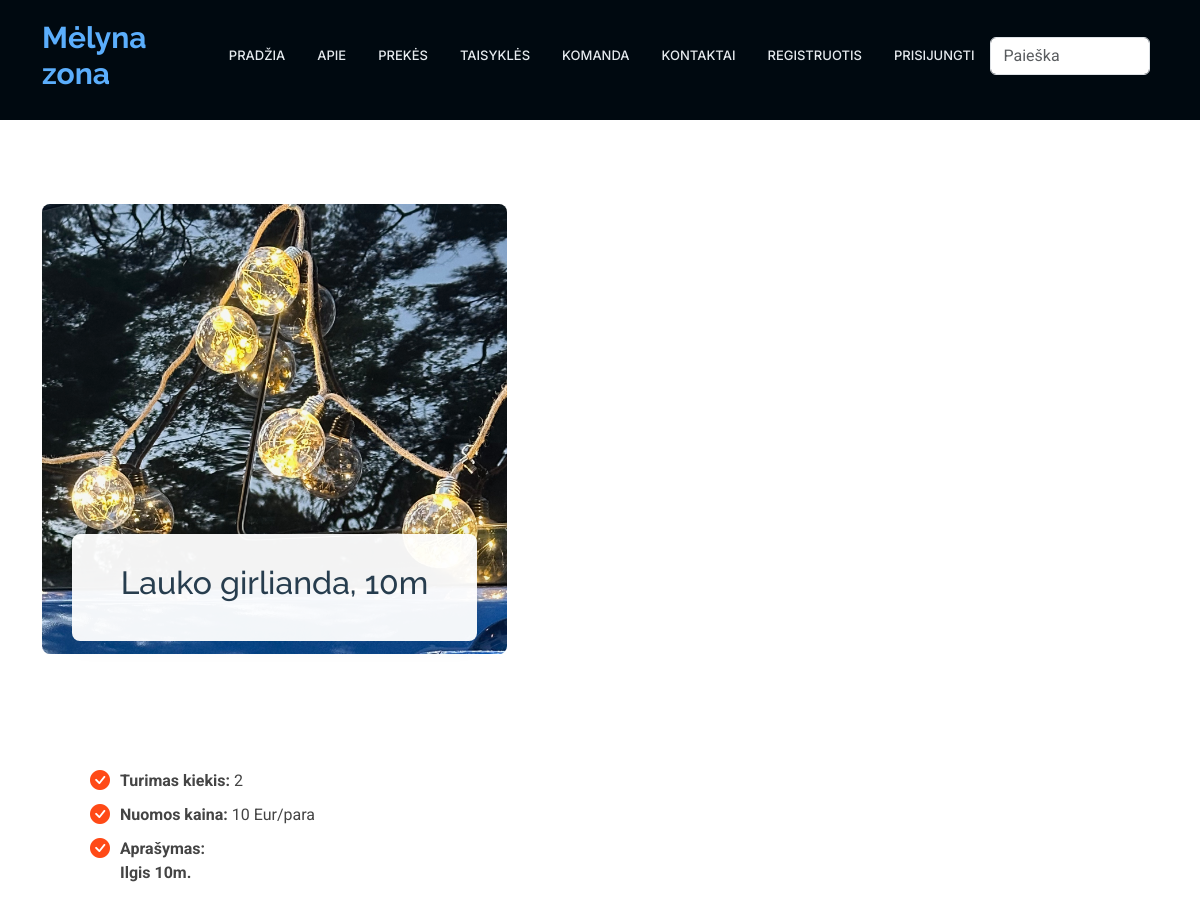
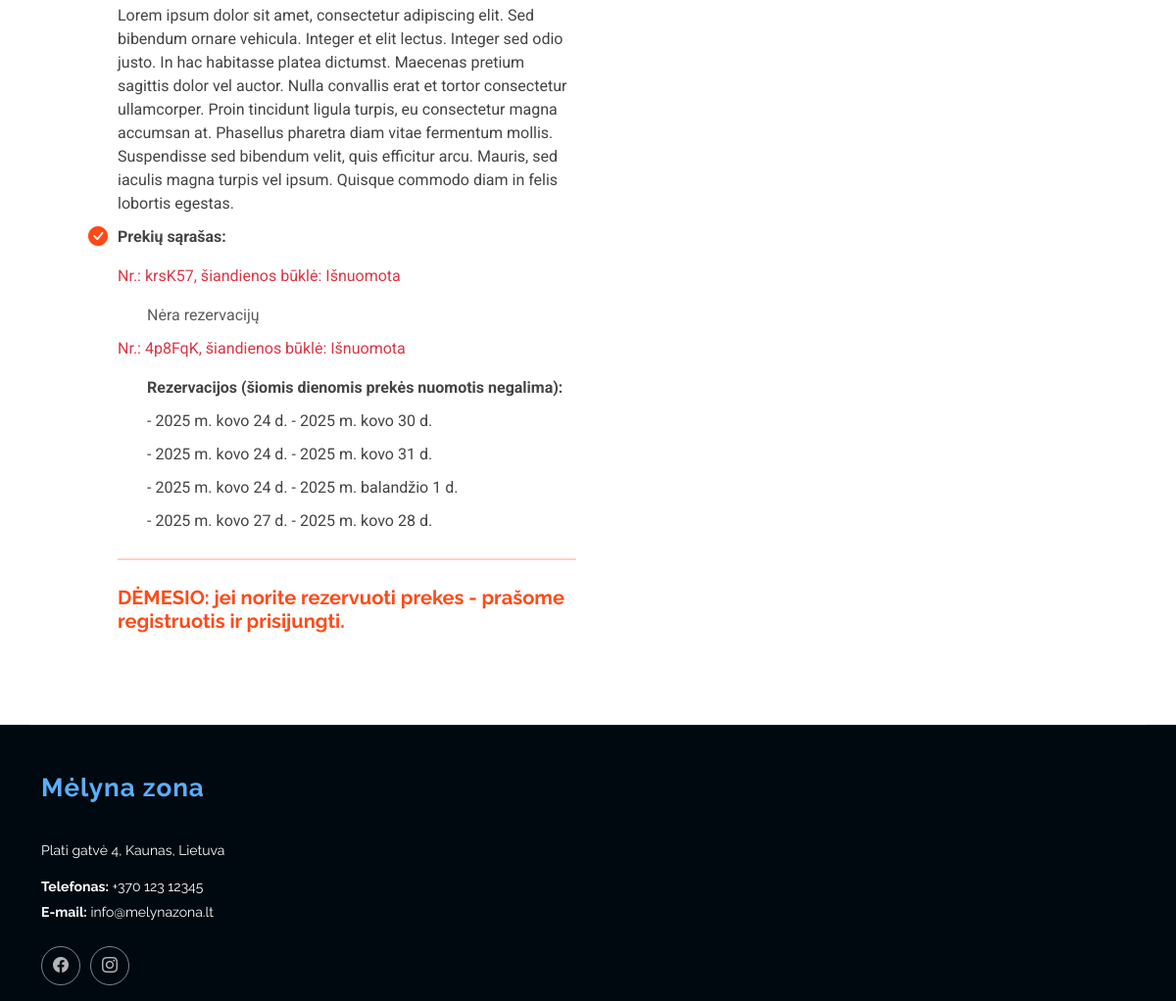
Page /rent/product/11 on the committed database (2 pictures, top to bottom).
### rent/models.py (models this page shows, shortened)
class Product(models.Model):
    name = models.CharField(verbose_name="Pavadinimas", max_length=100)
    price = models.IntegerField(verbose_name="Kaina", null=True, blank=True, help_text="Paros nuomos kaina")
    description = HTMLField(verbose_name="Aprašymas", max_length=1000, help_text='Trumpas produkto aprašymas', null=True, blank=True, default="")
    inv_no = models.CharField(verbose_name="Invenorizacijos numeris", max_length=100, null=True, blank=True, unique=True,
                              help_text="Veskite invenorizacijos numerį")
    quantity = models.IntegerField(verbose_name="Kiekis", null=True, blank=True, help_text="Kiekis")
    group = models. ForeignKey(to="Group", on_delete=models.SET_NULL, null=True, blank=True, verbose_name="Produktų grupės", help_text="Parinkite kokia grupei priklauso produktas")
    cover = models.ImageField(verbose_name="Paveikslėlis", upload_to='covers', null=True, blank=True)
    def __str__(self):
        return self.name
    class Meta:
        verbose_name = "Prouktas"
        verbose_name_plural = "Produktai"
        ordering = ['inv_no']

class Status(models.Model):
    uuid = ShortUUIDField(help_text='Unikalus ID vienodams produktams')
    product = models.ForeignKey(to="Product", null=True, blank=True, on_delete=models.CASCADE, verbose_name="Produktas", related_name="product_status")
    customer = models.ForeignKey(to=User, null=True, blank=True, on_delete=models.SET_NULL, verbose_name="Klientas")
    reservations = models.ForeignKey(to="Reservation", on_delete=models.SET_NULL, null=True, blank=True, related_name="status_reservations")
    created_at = models.DateTimeField(auto_now_add=True, null=True, blank=True, verbose_name="Sukurta")
    LOAN_STATUS = (
        ('n', 'Laikinai neprieinama'),
        ('i', 'Išnuomota'),
        ('g', 'Prekę turime sandėlyje.'),
        ('r', 'Rezervuota'),
    )
    condition = models.CharField(max_length=1, choices=LOAN_STATUS, blank=True, default="a", verbose_name="Būsena")
    class Meta:
        ordering = ['due_date']
        verbose_name = "Produkto būsena"
        verbose_name_plural = "Produktų būsenos"
        ordering = ['-pk']

class Reservation(models.Model):
    status = models.ForeignKey(Status, on_delete=models.CASCADE, related_name='reservations_status',null=True, blank=True)
    start_date = models.DateField(verbose_name="Nuomos pradžios data", null=True, blank=True)
    end_date = models.DateField(verbose_name="Nuomos pabaigos datas", null=True, blank=True)
    customer = models.ForeignKey(User, on_delete=models.SET_NULL, null=True, blank=True, verbose_name="Klientas")
    class Meta:
        verbose_name = "Rezervacija"
        verbose_name_plural = "Rezervacijos"
        ordering = ['start_date']

### rent/views.py (the view)
# urls.py: path("product/<int:product_id>", product, name="product"),
def product(request, product_id):
    product = Product.objects.prefetch_related(
        'product_status__reservations_status'  # Susiję rezervacijų duomenys
    ).get(id=product_id)
    context = {
        "product": product,
    }
    return render(request, 'product.html', context)

### rent/templates/product.html (shortened to what this page needs)
{% extends "base2.html" %}
{% load i18n %}
{% load static %}
{% block "content" %}
<section id="product_img" class="services section">
    <div class="container" data-aos="fade-up" data-aos-delay="100">
            <div class="col-xl-5 col-md-6" data-aos="zoom-in" data-aos-delay="200">
                <div class="service-item">
                        {% if product.cover %}
                        <div class="img">
                            <img src="{{ product.cover.url }}" class="img-fluid" alt=""
                                 style="max-width: 600px; height: auto;">
                        </div>
                        {% endif %}
                        <div class="details2">
                            <h2>{{ product }}</h2>
                    </div>
                </div>
        </div>
    </div>
</section>
<section id="product_description" class="about section">
    <div class="container" data-aos="fade-up" data-aos-delay="100">
        <div class="row gy-4">
            <div class="col-lg-6">
                <div class="content ps-0 ps-lg-5">
                    <ul class="pt-2">
                        <li><i class="bi bi-check-circle-fill"></i><strong>Turimas kiekis: </strong> {{ product.quantity }}
                        </li>
                        <li><i class="bi bi-check-circle-fill"></i><strong>Nuomos kaina: </strong> {{ product.price }} Eur/para
                        </li>
                        <li><i class="bi bi-check-circle-fill"></i><strong>Aprašymas: </strong> {{ product.description | safe }}
                        </li>
                        <li><i class="bi bi-check-circle-fill"></i><strong>Prekių sąrašas: </strong>
                            {% if product.product_status.all %}
                            {% for status in product.product_status.all %}
                            <p class="{% if status.condition == 'i' or status.condition == 'n' %}text-danger{% elif status.condition == 'g' %}text-success{% endif %}">
                                Nr.: {{ status.uuid|slice:":6" }}, šiandienos būklė: {{ status.get_condition_display }}
                            </p>
                            <ul>
                                {% if status.reservations_status.all %}
                                <li><strong>Rezervacijos (šiomis dienomis prekės nuomotis negalima):</strong></li>
                                {% for reservation in status.reservations_status.all %}
                                <li>
                                    - {{ reservation.start_date }} - {{ reservation.end_date }}
                                </li>
                                {% endfor %}
                                {% else %}
                                <li class="text-muted">Nėra rezervacijų</li>
                                {% endif %}
                            </ul>
                            {% endfor %}
                            {% if not user.is_authenticated %}
                        <hr style="border: none; height: 2px; background-color: #ff4a17;"/>
                        <li><h5 style="color: #ff4a17;"><strong>DĖMESIO: jei norite rezervuoti prekes - prašome registruotis ir prisijungti.</strong></h5></li>
                        {% endif %}
                        {% else %}
                        <p class="text-danger">Šiuo metu neturime šios prekės</p>
                        {% endif %}
                        </li>
                    </ul>
                </div>
            </div>
        </div>
    </div>
</section>
{% endblock %}

### rent/static/css/main.css (style rules this page uses)
:root { --default-font: "Roboto", system-ui, -apple-system, "Segoe UI", Roboto, "Helvetica Neue", Arial, "Noto Sans", "Liberation Sans", sans-serif, "Apple Color Emoji", "Segoe UI Emoji", "Segoe UI Symbol", "Noto Color Emoji"; --heading-font: "Raleway", sans-serif; --nav-font: "Inter", sans-serif; }
:root { --background-color: #ffffff; --default-color: #444444; --heading-color: #273d4e; --accent-color: #ff4a17; --surface-color: #ffffff; --contrast-color: #ffffff; }
:root { --nav-color: #e5eaee; --nav-hover-color: #ff4a17; --nav-mobile-background-color: #ffffff; --nav-dropdown-background-color: #ffffff; --nav-dropdown-color: #444444; --nav-dropdown-hover-color: #ff4a17; }
:root { scroll-behavior: smooth; }
body { color: var(--default-color); background-color: var(--background-color); font-family: var(--default-font); }
h1, h2, h3, h4, h5, h6 { color: var(--heading-color); font-family: var(--heading-font); }
section, .section { color: var(--default-color); background-color: var(--background-color); padding: 60px 0; scroll-margin-top: 90px; overflow: clip; }
.about .content ul { list-style: none; padding: 0; }
.about .content ul li { padding: 0 0 10px 30px; position: relative; }
.about .content ul i { position: absolute; font-size: 20px; left: 0; top: -3px; color: var(--accent-color); }
.about .content p:last-child { margin-bottom: 0; }
.services .img { border-radius: 8px; overflow: hidden; }
.services .img img { transition: 0.6s; }
.services .details2 { background: color-mix(in srgb, var(--surface-color), transparent 5%); padding: 30px 10px; margin: -120px 30px 0 30px; transition: all ease-in-out 0.3s; position: relative; text-align: center; border-radius: 8px; box-shadow: 0px 0 25px rgba(0, 0, 0, 0.1); }

### rows in the picture
Product: cover (picture), name "Lauko girlianda, 10m", quantity "2", price "10", description "Ilgis 10m. Lorem ipsum dolor sit amet, consectetur adipiscing elit. Sed bibendum ornare vehicula. Integer et elit lectus. Integer sed odio justo. In hac habitasse platea dictumst. Maecenas pretium sagittis dolor vel auctor. Nulla convallis erat et tortor consectetur ullamcorper. Proin tincidunt ligula turpis, eu consectetur magna accumsan at. Phasellus pharetra diam vitae fermentum mollis. Suspendisse sed bibendum velit, quis efficitur arcu. Mauris, sed iaculis magna turpis vel ipsum. Quisque commodo diam in felis lobortis egestas."
Status: uuid "krsK57", condition "Išnuomota", shows "Nėra rezervacijų"
Status: uuid "4p8FqK", condition "Išnuomota"
Reservation: start_date "2025 m. kovo 24 d.", end_date "2025 m. kovo 30 d."
Reservation: start_date "2025 m. kovo 24 d.", end_date "2025 m. kovo 31 d."
Reservation: start_date "2025 m. kovo 24 d.", end_date "2025 m. balandžio 1 d."
Reservation: start_date "2025 m. kovo 27 d.", end_date "2025 m. kovo 28 d."
